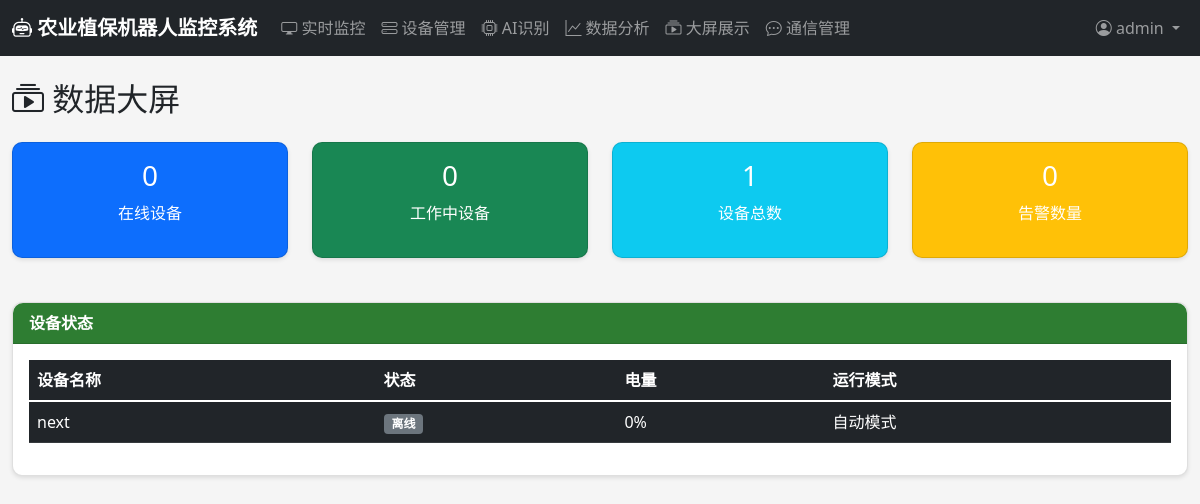
Screenshot of /data/big-screen/ (signed in) with the database file from the repository.
### users/models.py (models this page shows, shortened)
class User(AbstractUser):
    ROLE_CHOICES = [
        ('admin', '管理员'),
        ('operator', '操作员'),
        ('viewer', '查看者'),
    ]
    role = models.CharField(max_length=20, choices=ROLE_CHOICES, default='viewer', verbose_name='角色')
    phone = models.CharField(max_length=20, blank=True, verbose_name='手机号')
    avatar = models.ImageField(upload_to='avatars/', blank=True, verbose_name='头像')
    created_at = models.DateTimeField(auto_now_add=True, verbose_name='创建时间')
    last_login_ip = models.GenericIPAddressField(blank=True, null=True, verbose_name='最后登录IP')
    class Meta:
        verbose_name = '用户'
        verbose_name_plural = '用户'

### devices/models.py (models this page shows, shortened)
class RobotDevice(models.Model):
    STATUS_CHOICES = [
        ('online', '在线'),
        ('offline', '离线'),
        ('working', '工作中'),
        ('charging', '充电中'),
        ('error', '故障'),
    ]
    RUN_MODE_CHOICES = [
        ('auto', '自动模式'),
        ('manual', '手动模式'),
        ('scheduled', '定时任务模式'),
    ]
    device_id = models.CharField(max_length=100, unique=True, verbose_name='设备唯一标识')
    name = models.CharField(max_length=100, verbose_name='设备名称')
    model = models.CharField(max_length=100, blank=True, verbose_name='型号')
    manufacturer = models.CharField(max_length=100, blank=True, verbose_name='制造商')
    serial_number = models.CharField(max_length=100, blank=True, verbose_name='序列号')
    status = models.CharField(max_length=20, choices=STATUS_CHOICES, default='offline', verbose_name='状态')
    run_mode = models.CharField(max_length=20, choices=RUN_MODE_CHOICES, default='auto', verbose_name='运行模式')
    battery_level = models.IntegerField(default=0, verbose_name='电量百分比')
    location_lat = models.DecimalField(max_digits=10, decimal_places=6, null=True, blank=True, verbose_name='纬度')
    location_lng = models.DecimalField(max_digits=10, decimal_places=6, null=True, blank=True, verbose_name='经度')
    spray_rate = models.FloatField(default=1.0, verbose_name='喷洒速率(L/min)')
    patrol_interval = models.IntegerField(default=60, verbose_name='巡检间隔(分钟)')
    obstacle_avoidance_sensitivity = models.IntegerField(default=50, verbose_name='避障灵敏度')
    last_heartbeat = models.DateTimeField(null=True, blank=True, verbose_name='最后心跳时间')
    registered_at = models.DateTimeField(auto_now_add=True, verbose_name='注册时间')
    owner = models.ForeignKey(settings.AUTH_USER_MODEL, on_delete=models.CASCADE, related_name='owned_devices', verbose_name='所有者')
    class Meta:
        verbose_name = '机器人设备'
        verbose_name_plural = '机器人设备'
        ordering = ['-registered_at']

### data_analysis/views.py (the view)
# urls.py: path('big-screen/', views.big_screen, name='big_screen'),
@login_required
def big_screen(request):
    latest_metrics = DashboardMetrics.objects.order_by('-date').first()
    devices = RobotDevice.objects.all()
    online_count = devices.filter(status__in=['online', 'working']).count()
    working_count = devices.filter(status='working').count()
    return render(request, 'data_analysis/big_screen.html', {
        'metrics': latest_metrics,
        'devices': devices,
        'online_count': online_count,
        'working_count': working_count,
    })

### templates/data_analysis/big_screen.html (shortened to what this page needs)
{% extends 'base.html' %}
{% block content %}
<h2 class="mb-4"><i class="bi bi-collection-play"></i> 数据大屏</h2>
<div class="row">
    <div class="col-md-3">
        <div class="card bg-primary text-white">
            <div class="card-body text-center">
                <h3>{{ online_count }}</h3>
                <p>在线设备</p>
            </div>
        </div>
    </div>
    <div class="col-md-3">
        <div class="card bg-success text-white">
            <div class="card-body text-center">
                <h3>{{ working_count }}</h3>
                <p>工作中设备</p>
            </div>
        </div>
    </div>
    <div class="col-md-3">
        <div class="card bg-info text-white">
            <div class="card-body text-center">
                <h3>{{ devices.count }}</h3>
                <p>设备总数</p>
            </div>
        </div>
    </div>
    <div class="col-md-3">
        <div class="card bg-warning text-white">
            <div class="card-body text-center">
                <h3>0</h3>
                <p>告警数量</p>
            </div>
        </div>
    </div>
</div>
<div class="row mt-4">
    <div class="col-md-12">
        <div class="card">
            <div class="card-header">设备状态</div>
            <div class="card-body">
                {% if devices %}
                <table class="table table-dark">
                    <thead>
                        <tr>
                            <th>设备名称</th>
                            <th>状态</th>
                            <th>电量</th>
                            <th>运行模式</th>
                        </tr>
                    </thead>
                    <tbody>
                        {% for device in devices %}
                        <tr>
                            <td>{{ device.name }}</td>
                            <td>
                                <span class="badge bg-{% if device.status == 'online' %}success{% elif device.status == 'working' %}info{% else %}secondary{% endif %}">
                                    {{ device.get_status_display }}
                                </span>
                            </td>
                            <td>{{ device.battery_level }}%</td>
                            <td>{{ device.get_run_mode_display }}</td>
                        </tr>
                        {% endfor %}
                    </tbody>
                </table>
                {% else %}
                <p class="text-muted text-center">暂无设备</p>
                {% endif %}
            </div>
        </div>
    </div>
</div>
{% endblock %}

### templates/base.html (shortened to what this page needs)
{% load static %}
<!DOCTYPE html>
<html lang="zh-CN">
<head>
    <link href="https://cdn.jsdelivr.net/npm/bootstrap@5.1.3/dist/css/bootstrap.min.css" rel="stylesheet">
    <link rel="stylesheet" href="https://cdn.jsdelivr.net/npm/bootstrap-icons@1.8.1/font/bootstrap-icons.css">
    <link rel="stylesheet" href="{% static 'css/style.css' %}">
</head>
<body>
    {% if user.is_authenticated %}
    <nav class="navbar navbar-expand-lg navbar-dark bg-dark">
        <div class="container-fluid">
            <a class="navbar-brand" href="/dashboard/">
                <i class="bi bi-robot"></i> 农业植保机器人监控系统
            </a>
            <div class="collapse navbar-collapse" id="navbarNav">
                <ul class="navbar-nav me-auto">
                    <li class="nav-item">
                        <a class="nav-link" href="{% url 'monitoring:monitoring_dashboard' %}">
                            <i class="bi bi-display"></i> 实时监控
                        </a>
                    </li>
                    <li class="nav-item">
                        <a class="nav-link" href="{% url 'devices:device_list' %}">
                            <i class="bi bi-hdd-stack"></i> 设备管理
                        </a>
                    </li>
                    <li class="nav-item">
                        <a class="nav-link" href="{% url 'ai_recognition:recognition_dashboard' %}">
                            <i class="bi bi-cpu"></i> AI识别
                        </a>
                    </li>
                    <li class="nav-item">
                        <a class="nav-link" href="{% url 'data_analysis:data_dashboard' %}">
                            <i class="bi bi-graph-up"></i> 数据分析
                        </a>
                    </li>
                    <li class="nav-item">
                        <a class="nav-link" href="{% url 'data_analysis:big_screen' %}">
                            <i class="bi bi-collection-play"></i> 大屏展示
                        </a>
                    </li>
                    <li class="nav-item">
                        <a class="nav-link" href="{% url 'communication:connection_list' %}">
                            <i class="bi bi-chat-dots"></i> 通信管理
                        </a>
                    </li>
                </ul>
                <ul class="navbar-nav">
                    <li class="nav-item dropdown">
                        <a class="nav-link dropdown-toggle" href="#" id="userDropdown" data-bs-toggle="dropdown">
                            <i class="bi bi-person-circle"></i> {{ user.username }}
                        </a>
                    </li>
                </ul>
            </div>
        </div>
    </nav>
    {% endif %}
    <div class="container-fluid mt-4">
        {% block content %}{% endblock %}
    </div>
</body>
</html>

### static/css/style.css (style rules this page uses)
:root { --primary-color: #2e7d32; --secondary-color: #4caf50; --dark-bg: #1b5e20; --light-bg: #e8f5e9; }
body { font-family: 'Segoe UI', Tahoma, Geneva, Verdana, sans-serif; background-color: #f5f5f5; }
.navbar-brand { font-weight: bold; }
.card { border-radius: 10px; box-shadow: 0 2px 4px rgba(0,0,0,0.1); margin-bottom: 20px; }
.card-header { background-color: var(--primary-color); color: white; font-weight: bold; border-radius: 10px 10px 0 0 !important; }

### rows the page displays
User: username "admin"
RobotDevice: name "next", status "离线", battery_level "0", run_mode "自动模式"

### other values shown
{{ online_count }} "0"
{{ working_count }} "0"
{{ devices.count }} "1"
